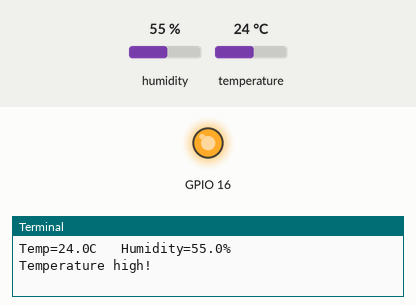
A program run on a simulated Raspberry Pi (BCM pin numbers). Parts: output pins drawn as LEDs (lit = HIGH), the last lines printed to the terminal. The inputs (shaded band) are chosen by the test bench; at power-on: temperature 24 °C, humidity 55 %.

Above: at 1.2 s.
1.3 s: temperature set to 23.3 °C
At 6.4 s:
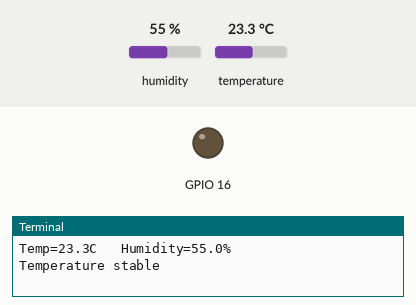
12.7 s: temperature set to 28 °C
At 17.9 s:
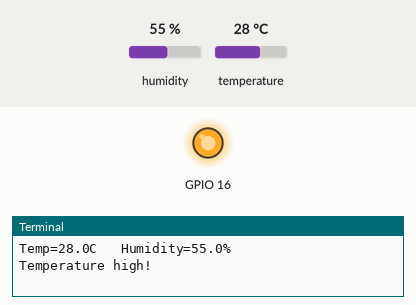
19.1 s: temperature set to 12 °C
At 23.0 s:
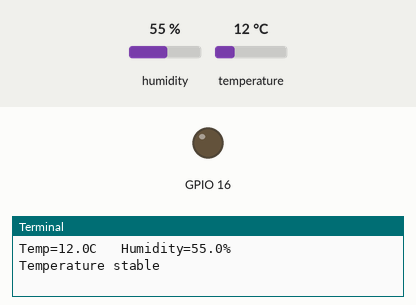
Timing chart, 0 to 24.5 s (numbered marks = the images above; inputs shaded):
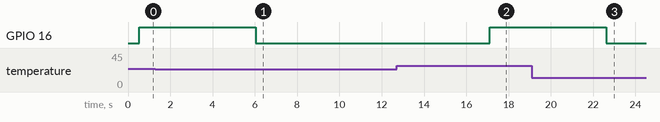

Measured:
- the behaviour switches between 24 and 23.9 °C on temperature (found by bisection; images 0 and 1)
- after the input at 1.3 s, GPIO 16: HIGH → LOW after 4.8 s
- after the input at 12.7 s, GPIO 16: LOW → HIGH after 4.4 s
- after the input at 19.1 s, GPIO 16: HIGH → LOW after 3.5 s

The program:

dht22_led.py
```python
'''
---------------------KRENOVATOR---------------------
  Python for DHT22 + LEDs

  The codes is for control and monitor the DHT22
  via Python of Raspberry Pi 3B. The LED were
  used as a trigger component in case the user
  set a condition for the temperature and humidity

  Get the code at github
  https://github.com/MZulsyahmi/Smart-Air-Quality-Rpi.git

  by M.Zulsyahmi @krenovator
  September 2019
'''

import RPi.GPIO as gpio
import Adafruit_DHT
import time

gpio.setmode(gpio.BCM)
gpio.setup(16, gpio.OUT)

DHT_Sensor = Adafruit_DHT.DHT22
DHT_PIN = 17

while True:
    humidity, temperature = Adafruit_DHT.read(DHT_Sensor, DHT_PIN)
    if humidity and temperature is not None:
        print("Temp={0:0.1f}C   Humidity={1:0.1f}%".format(temperature, humidity))
        if (temperature >= 24):
            gpio.output(16, gpio.HIGH)
            print("Temperature high!\n")

        else:
            gpio.output(16, gpio.LOW)
            print("Temperature stable\n")

    else:
        print("Sensor failure. Check wiring.");
    time.sleep(5);
```
